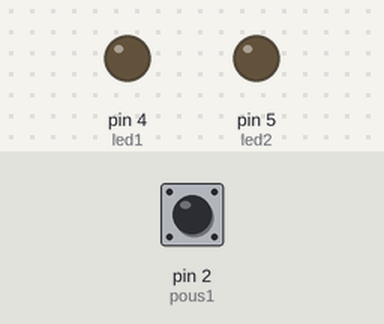
Recording of a sketch running on a simulated Arduino Uno, built with avr-gcc and run on an emulated ATmega328P. On the bench: output pins drawn as LEDs (lit = HIGH). The test bench sets the inputs (shaded band); at power-on: pin 2 (pous1) HIGH.

Above: at 1.2 s.
1.3 s: pin 2 (pous1) pulled LOW for 0.15 s
At 2.1 s:
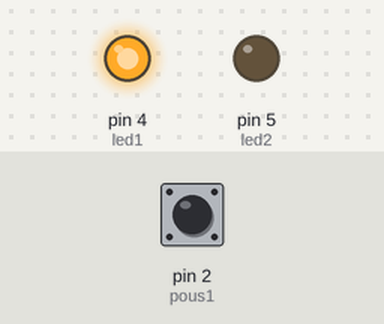
4.4 s: pin 2 (pous1) pulled LOW for 1 s
At 5.7 s:
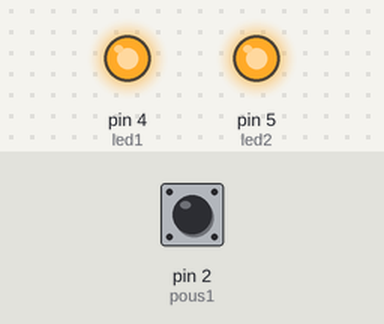
8.4 s: pin 2 (pous1) pulled LOW for 3.2 s
At 10.7 s:
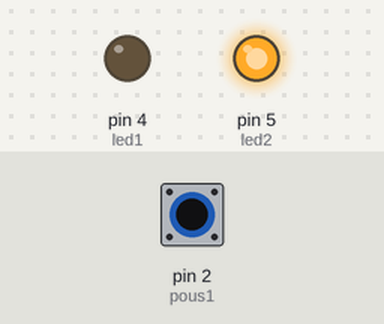
Timing chart, 0 to 15.9 s (numbered marks = the images above; inputs shaded):
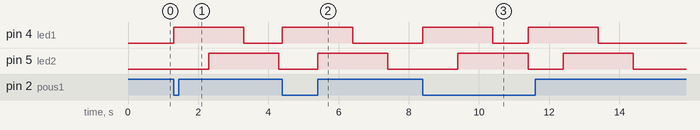

Measured:
- after the input at 1.3 s, pin 4 (led1): LOW → HIGH at once, → LOW 2.0 s later; pin 5 (led2): LOW → HIGH after 1.0 s, → LOW 2.0 s later
- after the input at 4.4 s, pin 4 (led1): LOW → HIGH at once, → LOW 2.0 s later; pin 5 (led2): LOW → HIGH after 1.0 s, → LOW 2.0 s later
- after the input at 8.4 s, pin 4 (led1): alternates HIGH for 2.0 s and LOW for 1.0 s, 4 changes in all, then stays LOW, starting at once; pin 5 (led2): alternates HIGH for 2.0 s and LOW for 1.0 s, 4 changes in all, then stays LOW, starting after 1.0 s

The sketch:

_3S2LedBlink.ino
```cpp
#define led1 4
#define led2 5
#define pous1 2
#define pous2 3
#define led1Toggle digitalWrite(led1, !digitalRead(led1))
#define led2Toggle digitalWrite(led2, !digitalRead(led2))
#define pous1Pressed !digitalRead(pous1)
#define pous2Pressed !digitalRead(pous2)


void setup() {
  // put your setup code here, to run once:
  pinMode (pous1, INPUT_PULLUP);
  pinMode (pous2, INPUT_PULLUP);
  pinMode (led1, OUTPUT);
  pinMode (led2, OUTPUT);
}

void loop() {
  // put your main code here, to run repeatedly:
  if(pous1Pressed){
    led1Toggle;
    delay(1000);
    led2Toggle;
    delay(1000);
    led1Toggle;
    delay(1000);
    led2Toggle;
  }

}
```
